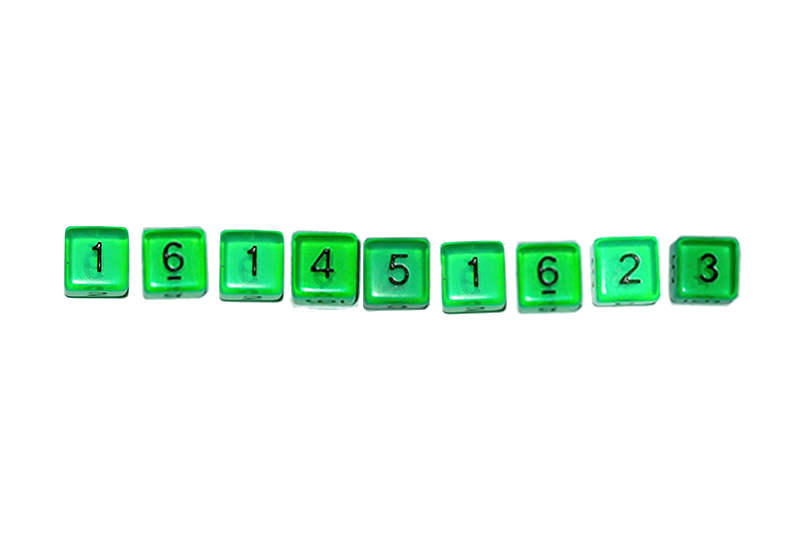
#> input picture Dados/imgDados/dadosVerdesFila.png, 800 x 542 px, found by its file name
$ python dadosVerdes_20220629114314.py
#> lines starting #> are read from the running program, lines starting #| are printed output that depends on the picture; after the words box and inside, x2 and y2 are one past the last pixel; in counts of white or black regions, pixels touching at a corner belong together
from tkinter.filedialog import dialogstates
import cv2
from cv2 import THRESH_BINARY
import numpy as np
import pytesseract

pytesseract.pytesseract.tesseract_cmd = 'C:\\Program Files\\Tesseract-OCR\\tesseract.exe'


img = cv2.imread("img/dadosVerdesFila.png")
#> img is the input picture: shape (542, 800, 3); mean B, G, R 238.6, 248.6, 233.1
gray = cv2.cvtColor(img, cv2.COLOR_BGR2GRAY)
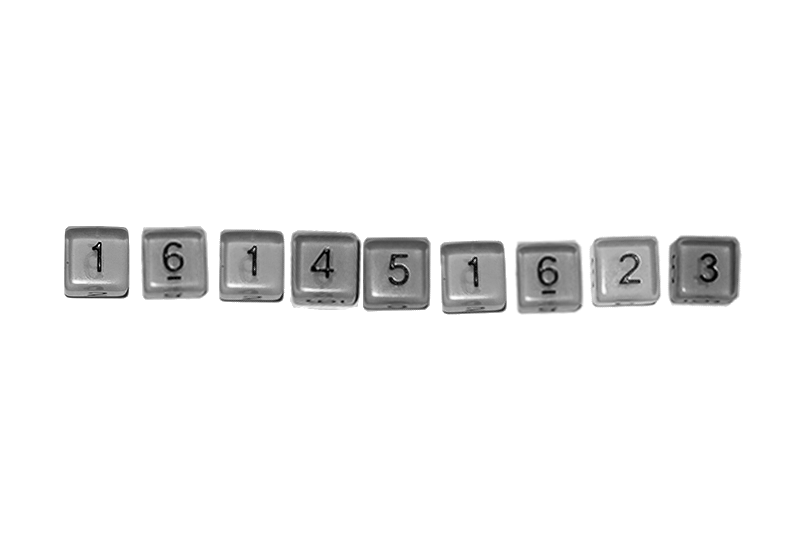
#> gray: shape (542, 800); min 0, max 255, mean 242.8
ret,binary = cv2.threshold(gray , 60 ,255, cv2.THRESH_BINARY)
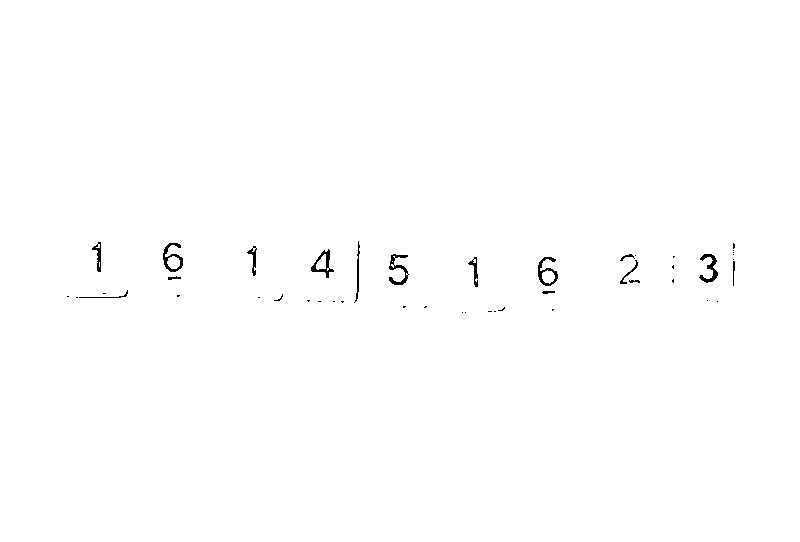
#> binary: shape (542, 800); 99.6% white; black in thin lines or dots, all inside (x1, y1, x2, y2) = (67, 241, 735, 313)
ret1,binary1 = cv2.threshold(binary,127,255,cv2.THRESH_BINARY_INV)
kernel = np.ones((5,5), np.uint8)                   # Erosão
dilation = cv2.dilate(binary1, kernel, iterations=1)  # Erosão
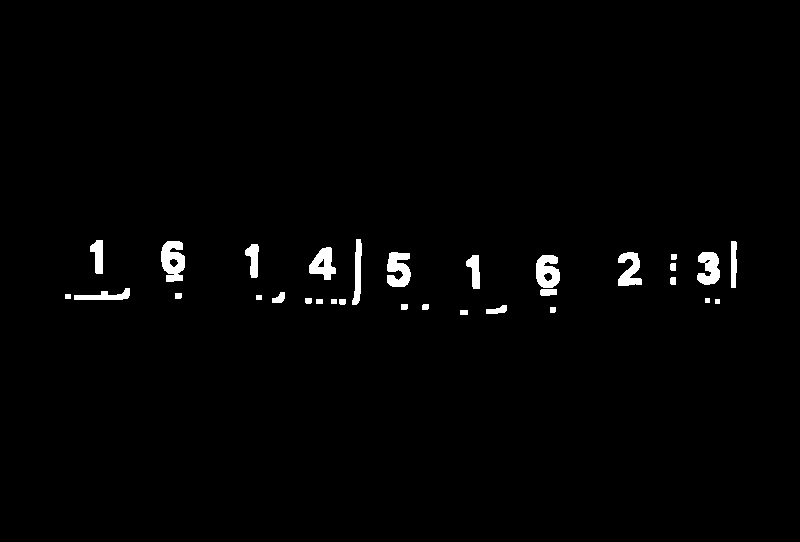
#> dilation: shape (542, 800); 1.5% white; 31 white regions, largest, box (x1, y1, x2, y2) and area: (161, 241, 185, 282) 709, (387, 252, 411, 287) 613, (536, 255, 560, 288) 591
#> (the run stopped early here; a loop or call above may not have finished)

$ run again, with Dados/imgDados/dadosVerdes1.png copied over Dados/imgDados/dadosVerdesFila.png
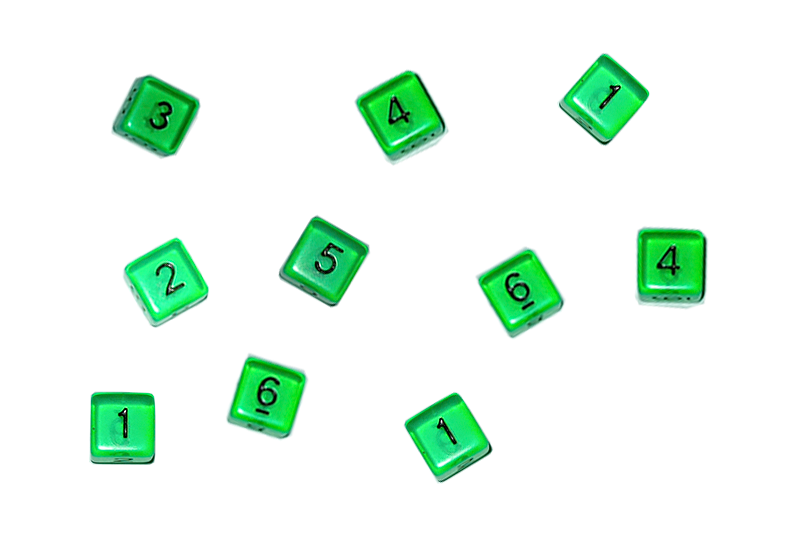
#> input picture Dados/imgDados/dadosVerdes1.png, 800 x 542 px, found by its file name
#> img is the input picture: shape (542, 800, 3); mean B, G, R 236.2, 247.6, 230.2
#> `ret,binary = cv2.threshold(gray , 60 ,255, cv2.THRESH_BINARY)`:
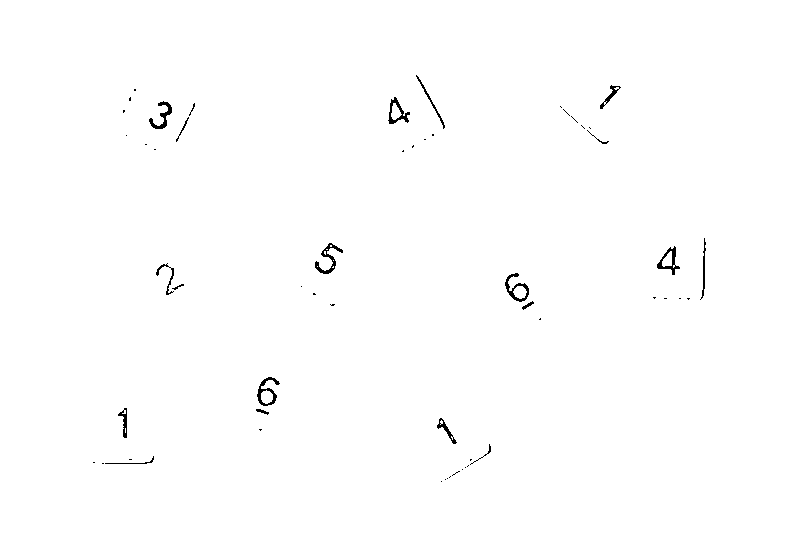
#> binary: shape (542, 800); 99.5% white; black in thin lines or dots, all inside (x1, y1, x2, y2) = (93, 75, 706, 482)
#> `dilation = cv2.dilate(binary1, kernel, iterations=1)`:
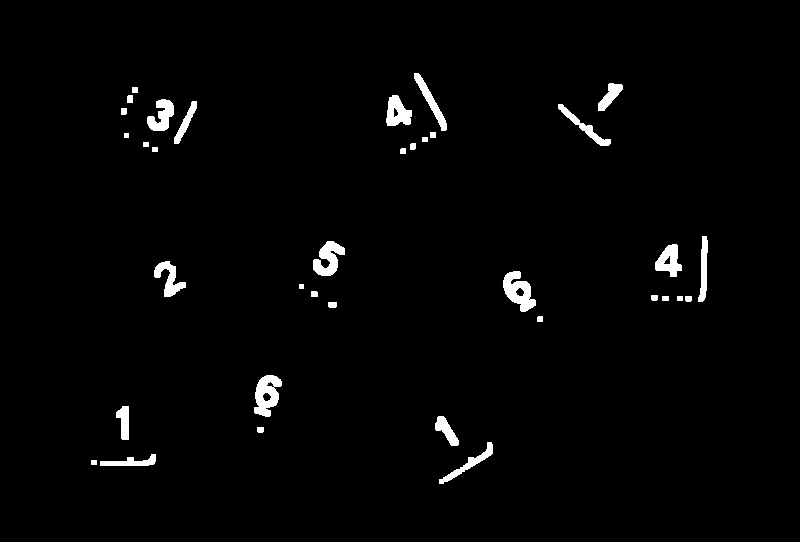
#> dilation: shape (542, 800); 1.9% white; 36 white regions, largest, box (x1, y1, x2, y2) and area: (503, 271, 536, 312) 741, (254, 375, 282, 417) 741, (313, 241, 345, 276) 641
